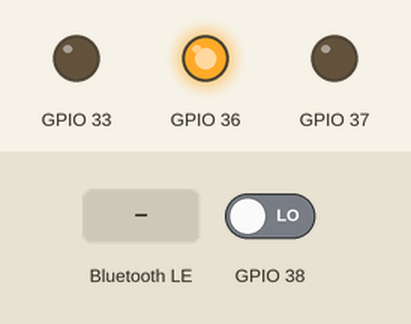
Simulated run of this sketch. Board: ESP32. Shown: output pins drawn as LEDs (lit = HIGH). The test bench sets the inputs (shaded band); at power-on: GPIO 38 LOW. Nothing arrives over Bluetooth unless stated; a phone connects over Bluetooth LE 3 s after start; what the sketch prints to the serial monitor is not drawn.

Above: at 1.2 s.
1.3 s: Bluetooth LE write "0" received
At 1.7 s:
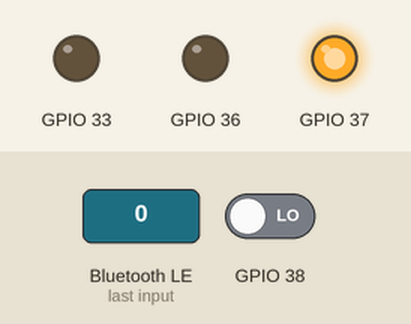
2.8 s: Bluetooth LE write "1" received
At 4.1 s:
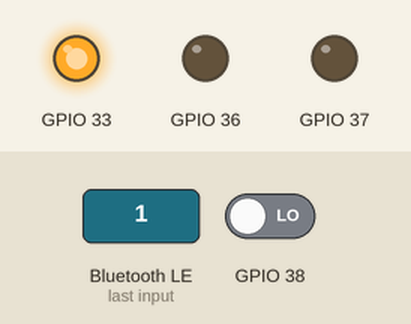
5.8 s: Bluetooth LE write "2" received
At 6.4 s:
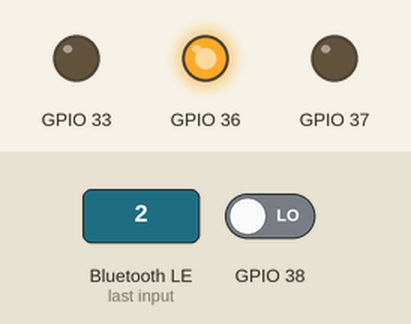
Timing chart, 0 to 8.3 s (numbered marks = the images above; inputs shaded):
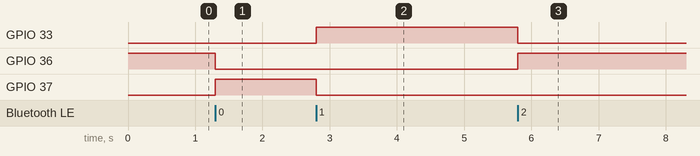

Measured:
- after the input at 1.3 s, GPIO 36: HIGH → LOW at once; GPIO 37: LOW → HIGH at once
- after the input at 2.8 s, GPIO 33: LOW → HIGH at once; GPIO 37: HIGH → LOW at once
- after the input at 5.8 s, GPIO 33: HIGH → LOW at once; GPIO 36: LOW → HIGH at once

The sketch:

ble_2Characs.ino
```cpp
//This is version trying to include switch
#include <BLEDevice.h>
#include <BLEServer.h>
#include <BLEUtils.h>
#include <BLE2902.h>

bool deviceConnected = false;
bool oldDeviceConnected = false;
bool switchPressed = false;
uint8_t value = 0;
int switchState = 0;
BLEServer* pServer = NULL;
BLECharacteristic* pCharacteristicLight = NULL;
BLECharacteristic* pCharacteristicSwitch = NULL;


//This is a practice BLE example.
//It will control three lights (Red Yellow Green)
//And count when the switch is pushed


#define SERVICE_UUID                "6c251c91-dde0-4263-a0a7-d26b4a662b41"
#define LIGHT_CHARACTERISTIC_UUID   "ffc7b3e7-3ff6-4672-a060-a47b884f38b1"
#define SWITCH_CHARACTERISTIC_UUID  "3b712824-9972-4283-946b-7257f760b29c"

void switchLight(std::string code) {
  if (code == "0") {
    digitalWrite(A0, LOW);
    digitalWrite(A1, HIGH);
    digitalWrite(A5, LOW);
  }
  else if (code == "1") {
    digitalWrite(A0, LOW);
    digitalWrite(A1, LOW);
    digitalWrite(A5, HIGH);
  }
  else if (code == "2") {
    digitalWrite(A0, HIGH);
    digitalWrite(A1, LOW);
    digitalWrite(A5, LOW);
  }
  //delay(250);
}

class serverCallBacks : public BLEServerCallbacks {
  void onConnect(BLEServer* pServer) {
    deviceConnected = true;
  };

  void onDisconnect(BLEServer* pServer) {
    deviceConnected = false;
  };
};

class callBacks: public BLECharacteristicCallbacks {
  void onWrite(BLECharacteristic *pCharacteristic) {
    std::string value = pCharacteristic->getValue();
    if (value.length() > 0) {
      for (int i = 0; i < value.length(); i++) {
        Serial.print(value[i]);
      }
      //lightOn = value;
      switchLight(value);
    }
  }
};

void setup() {
  // put your setup code here, to run once:
  // Setting serial baud rate to 115200
  Serial.begin(115200);

  // Setting up pins
  pinMode(A2, INPUT);
  pinMode(A1, OUTPUT);
  pinMode(A0, OUTPUT);
  pinMode(A5, OUTPUT);

  //Turn one pin on
  digitalWrite(A0, HIGH);
  digitalWrite(A1, LOW);
  digitalWrite(A5, LOW);

  // Setting up BLE server
  BLEDevice ::init("ESP");
  pServer = BLEDevice::createServer();
  pServer->setCallbacks(new serverCallBacks());

  BLEService *pService = pServer->createService(SERVICE_UUID);

  pCharacteristicLight = pService->createCharacteristic(
                                              LIGHT_CHARACTERISTIC_UUID,
                                              BLECharacteristic::PROPERTY_READ |
                                              BLECharacteristic::PROPERTY_WRITE_NR
                                             );

  pCharacteristicSwitch = pService->createCharacteristic(
                                                SWITCH_CHARACTERISTIC_UUID,
                                                BLECharacteristic::PROPERTY_READ   |
                                                BLECharacteristic::PROPERTY_WRITE  |
                                                BLECharacteristic::PROPERTY_NOTIFY |
                                                BLECharacteristic::PROPERTY_INDICATE
                                              );

  pCharacteristicLight->setCallbacks(new callBacks());
  //pCharacteristicLight->setValue("Hello World");
  pService->start();

  BLEAdvertising *pAdvertising = pServer->getAdvertising();
  pAdvertising->addServiceUUID(SERVICE_UUID);
  //pAdvertising->addServiceUUID(pService->getUUID());
  pAdvertising->start();
}

void loop() {
  // put your main code here, to run repeatedly:
  //delay(2000);
  if (deviceConnected) {
    switchState = digitalRead(A2);

    if (switchState == HIGH) {
      if (switchPressed == false) {
        switchPressed = true;
        value++;
        pCharacteristicSwitch->setValue(&value, 1);
        pCharacteristicSwitch->notify();
        Serial.print("should be updating");
        delay(100);
      }
    }
    else {
      if (switchPressed == true) {
        switchPressed = false;
      }
    }
  }
}
```
